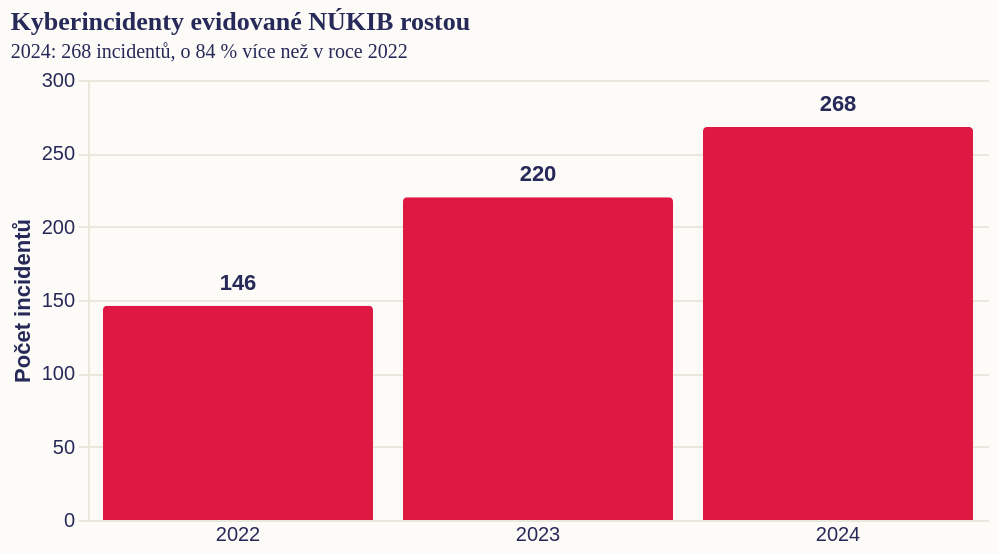

Express this chart as Vega-Lite.
### Vega-Lite specification from a JSON file in a GitHub repository (floating-point values rounded to 4 significant figures)
{"$schema": "https://vega.github.io/schema/vega-lite/v5.json", "background": "#fdfbf7", "title": {"text": "Kyberincidenty evidované NÚKIB rostou", "subtitle": "2024: 268 incidentů, o 84 % více než v roce 2022", "anchor": "start", "font": "Roboto Slab", "fontSize": 13, "subtitleFont": "Work Sans", "subtitleFontSize": 10, "color": "#272a59", "subtitleColor": "#272a59"}, "width": 450, "height": 220, "data": {"values": [{"rok": "2022", "incidenty": 146, "label": "146"}, {"rok": "2023", "incidenty": 220, "label": "220"}, {"rok": "2024", "incidenty": 268, "label": "268"}]}, "encoding": {"x": {"field": "rok", "type": "nominal", "title": null, "axis": {"labelAngle": 0, "labelColor": "#272a59", "domain": false, "ticks": false}}, "y": {"field": "incidenty", "type": "quantitative", "title": "Počet incidentů", "scale": {"domain": [0, 300]}, "axis": {"labelColor": "#272a59", "titleColor": "#272a59", "gridColor": "#e8e8dc", "domainColor": "#e8e8dc", "tickColor": "#e8e8dc"}}}, "layer": [{"mark": {"type": "bar", "cornerRadiusEnd": 2, "color": "#de1743"}}, {"mark": {"type": "text", "align": "center", "baseline": "bottom", "dy": -6, "fontSize": 11, "fontWeight": 600, "color": "#272a59"}, "encoding": {"text": {"field": "label"}}}, {"transform": [{"filter": "datum.rok == '2024'"}], "mark": {"type": "text", "align": "center", "baseline": "top", "dy": 18, "fontSize": 11, "fontWeight": 700, "color": "#de1743"}, "encoding": {"text": {"value": "+84 % od roku 2022"}}}], "config": {"view": {"stroke": null}, "axis": {}}, "_source": "NÚKIB, Zprávy o stavu kybernetické bezpečnosti ČR", "usermeta": {"note": "NÚKIB evidoval 146 incidentů v roce 2022, 220 v roce 2023 a 268 v roce 2024."}}
